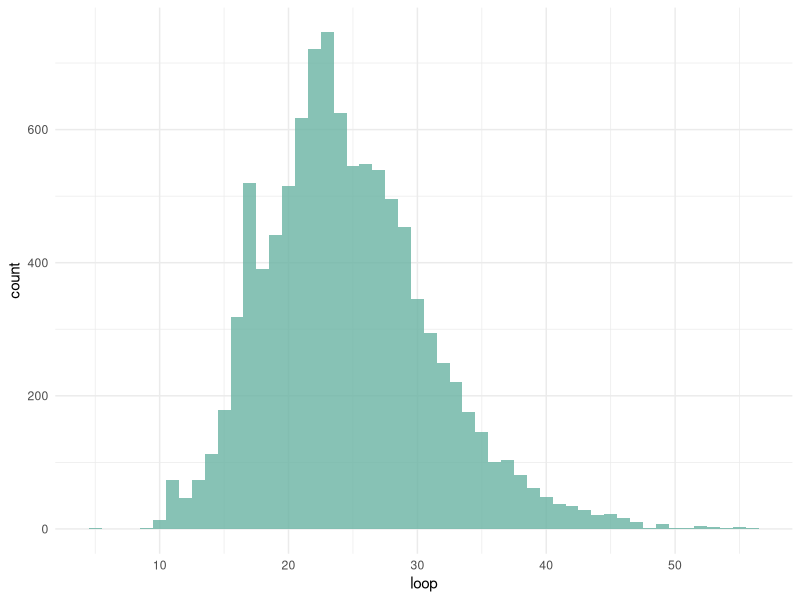
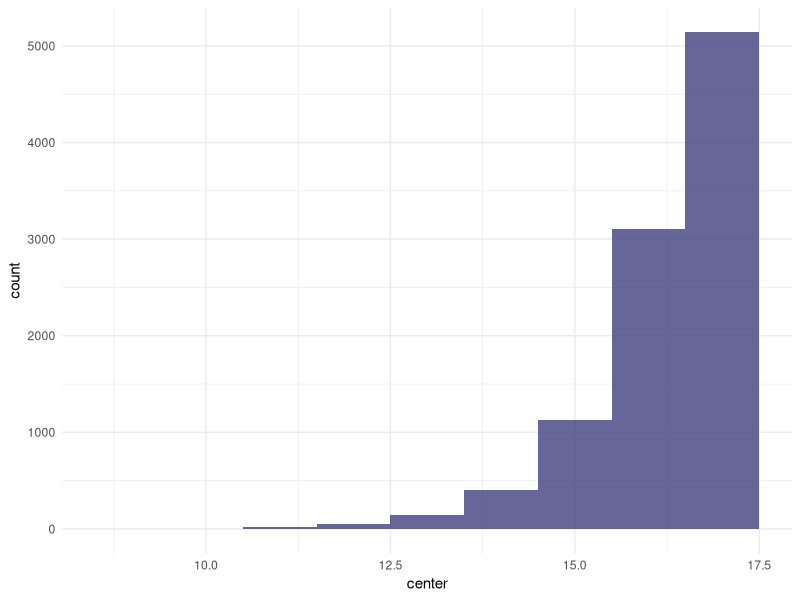
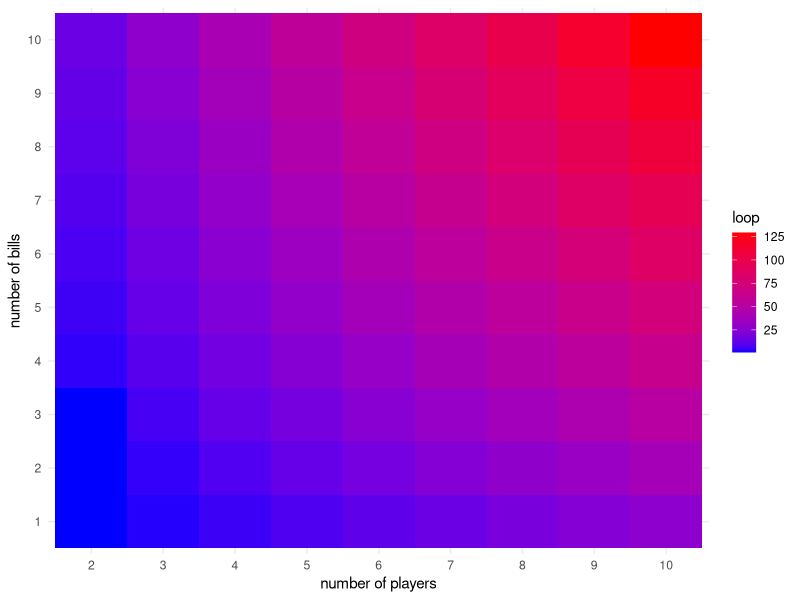
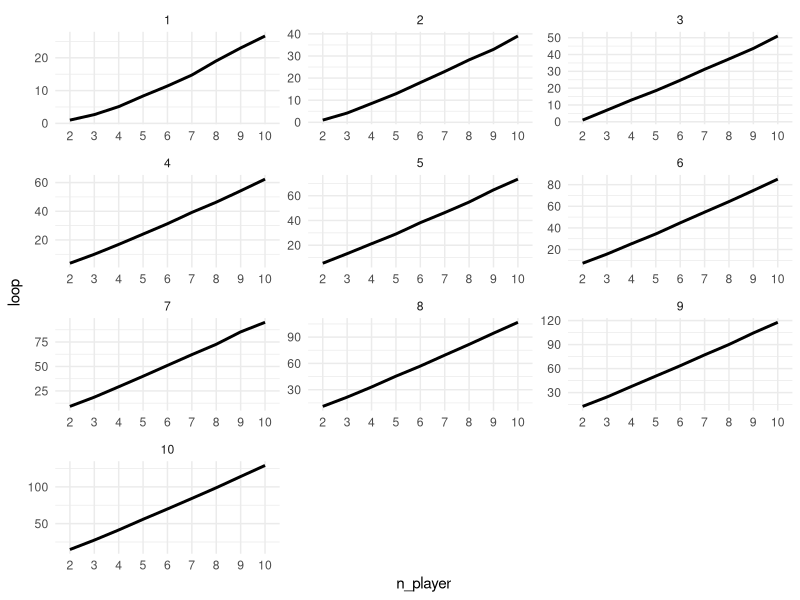
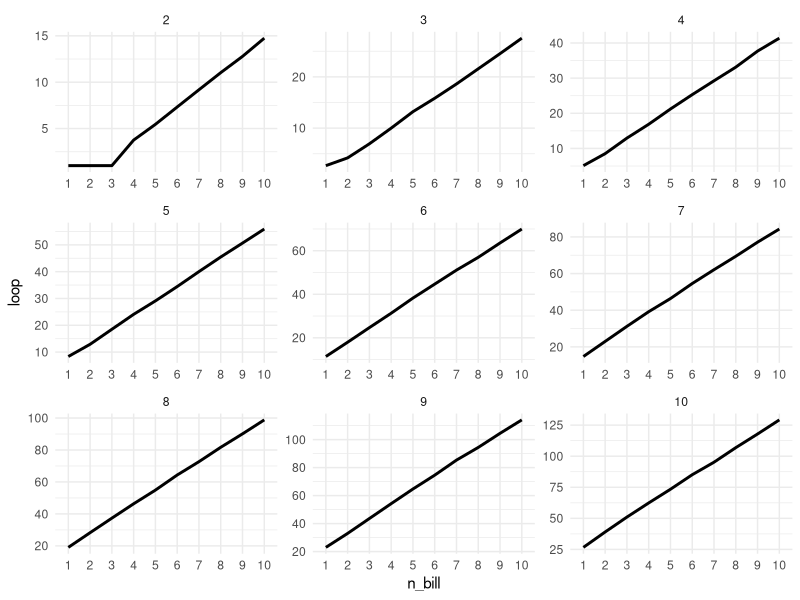
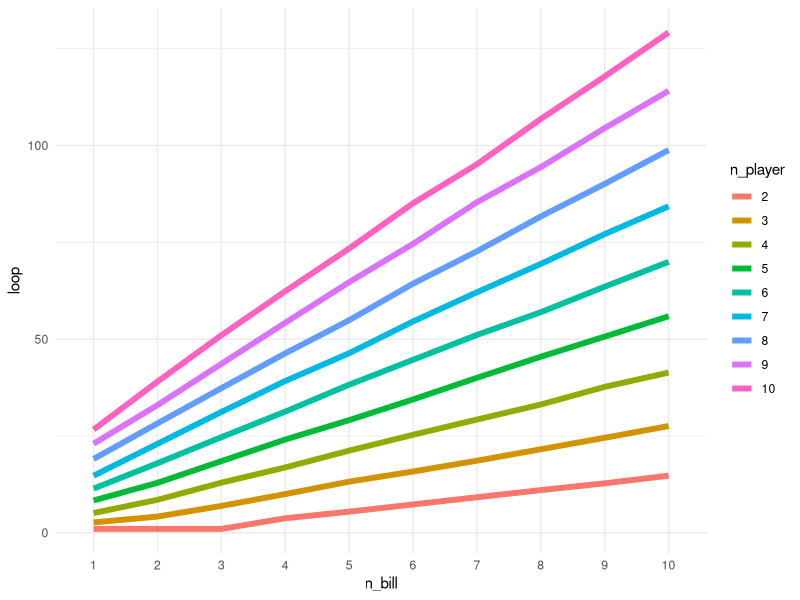
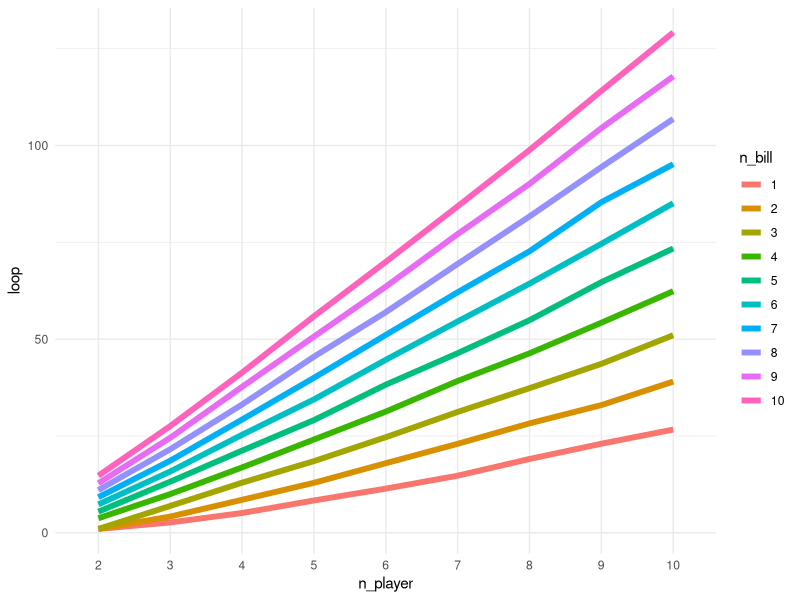

Here is the R script that generated these plots, in order:
## ---- chunk 1
knitr::opts_chunk$set(echo = TRUE)
knitr::opts_chunk$set(message = FALSE)
## ---- chunk 2
library(tidyverse)
library(purrr)
library(ggplot2)
library(knitr)
theme_set(theme_minimal())
## ---- chunk 3
left_right_center <- function(Y, X) {
  player_vector <- rep(Y, X)
  center <- 0
  loop <- 0

  while (length(player_vector[player_vector == 0]) < X - 1) {
    for (i in 1:X) {
      if (length(player_vector[player_vector == 0]) >= X - 1) {
        break
      }

      loop <- loop + 1

      for (j in 1:3) {
        if (player_vector[i] > 0) {
          die <- sample(1:6, 1)
          if (die %in% c(1, 2) & i == 1) {
            player_vector[length(player_vector)] <- player_vector[length(player_vector)] + 1
          }
          if (die %in% c(3, 4) & i == length(player_vector)) {
            player_vector[1] <- player_vector[1] + 1
          }
          if (die %in% c(1, 2) & i != 1) {
            player_vector[i - 1] <- player_vector[i - 1] + 1
          }
          if (die %in% c(3, 4) & i != length(player_vector)) {
            player_vector[i + 1] <- player_vector[i + 1] + 1
          }
          if (die %in% c(5, 6)) {
            center <- center + 1
          }
          player_vector[i] <- player_vector[i] - 1
        }

        if (player_vector[i] == 0) {
          break
        }
      }
    }
  }
  list(loop = loop, center = center, player_vector = player_vector)
}
## ---- chunk 4
set.seed(2020)

itr <- 10000

loop_holder <- rep(NA, itr)
center_holder <- rep(NA, itr)

for (i in c(1:itr)) {
  loop_holder[i] <- left_right_center(3, 6)$loop
  center_holder[i] <- left_right_center(3, 6)$center
}
## ---- chunk 5
df <- data.frame(loop = loop_holder, center = center_holder)

df %>% ggplot(aes(x = loop)) +
  geom_histogram(fill = "#69b3a2", alpha = 0.8, binwidth = 1)

df %>% ggplot(aes(x = center)) +
  geom_histogram(fill = "#404080", alpha = 0.8, binwidth = 1)
## ---- chunk 6
mean(df$loop)
# 24.63
## ---- chunk 7
my_df <- read.csv("./my_df.csv") %>% select(-"X")

my_df %>% ggplot(aes(as.factor(n_player), as.factor(n_bill), fill = loop)) +
  geom_tile() +
  xlab("number of players") +
  ylab("number of bills") +
  scale_fill_gradient(low = "blue", high = "red")

my_df <- my_df %>% mutate(n_player = as.factor(n_player), n_bill = as.factor(n_bill))

my_df %>% ggplot(aes(x = n_player, y = loop, group = 1)) +
  geom_line(size = 1) +
  facet_wrap(~n_bill, scale = "free", ncol = 3)

my_df %>% ggplot(aes(x = n_bill, y = loop, group = 1)) +
  geom_line(size = 1) +
  facet_wrap(~n_player, scale = "free", ncol = 3)

my_df %>% ggplot(aes(x = n_bill, y = loop, group = n_player)) +
  geom_line(aes(color = n_player), size = 2)

my_df %>% ggplot(aes(x = n_player, y = loop, group = n_bill)) +
  geom_line(aes(color = n_bill), size = 2)
